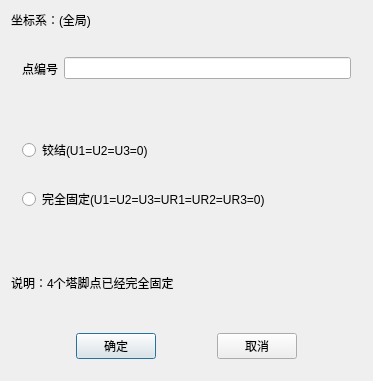
<?xml version="1.0" encoding="UTF-8"?>
<ui version="4.0">
 <class>Create_ConstraintClass</class>
 <widget class="QDialog" name="Create_ConstraintClass">
  <property name="geometry">
   <rect>
    <x>0</x>
    <y>0</y>
    <width>373</width>
    <height>381</height>
   </rect>
  </property>
  <property name="windowTitle">
   <string>Create_Constraint</string>
  </property>
  <layout class="QVBoxLayout" name="verticalLayout_2" stretch="0,1,2,1,0">
   <item>
    <widget class="QLabel" name="label">
     <property name="maximumSize">
      <size>
       <width>16777215</width>
       <height>50</height>
      </size>
     </property>
     <property name="text">
      <string>坐标系：(全局)</string>
     </property>
    </widget>
   </item>
   <item>
    <widget class="QWidget" name="widget_3" native="true">
     <layout class="QHBoxLayout" name="horizontalLayout_2">
      <item>
       <widget class="QLabel" name="label_2">
        <property name="text">
         <string>点编号</string>
        </property>
       </widget>
      </item>
      <item>
       <widget class="QLineEdit" name="line_idNode"/>
      </item>
     </layout>
    </widget>
   </item>
   <item>
    <widget class="QWidget" name="widget" native="true">
     <layout class="QVBoxLayout" name="verticalLayout">
      <item>
       <widget class="QRadioButton" name="radioButton">
        <property name="text">
         <string>铰结(U1=U2=U3=0)</string>
        </property>
       </widget>
      </item>
      <item>
       <widget class="QRadioButton" name="radioButton_2">
        <property name="text">
         <string>完全固定(U1=U2=U3=UR1=UR2=UR3=0)</string>
        </property>
       </widget>
      </item>
     </layout>
    </widget>
   </item>
   <item>
    <widget class="QLabel" name="label_3">
     <property name="text">
      <string>说明：4个塔脚点已经完全固定</string>
     </property>
    </widget>
   </item>
   <item>
    <widget class="QWidget" name="widget_2" native="true">
     <property name="maximumSize">
      <size>
       <width>16777215</width>
       <height>50</height>
      </size>
     </property>
     <layout class="QHBoxLayout" name="horizontalLayout">
      <item>
       <spacer name="horizontalSpacer">
        <property name="orientation">
         <enum>Qt::Horizontal</enum>
        </property>
        <property name="sizeHint" stdset="0">
         <size>
          <width>35</width>
          <height>20</height>
         </size>
        </property>
       </spacer>
      </item>
      <item>
       <widget class="QPushButton" name="OK_Btn">
        <property name="text">
         <string>确定</string>
        </property>
       </widget>
      </item>
      <item>
       <spacer name="horizontalSpacer_2">
        <property name="orientation">
         <enum>Qt::Horizontal</enum>
        </property>
        <property name="sizeHint" stdset="0">
         <size>
          <width>36</width>
          <height>20</height>
         </size>
        </property>
       </spacer>
      </item>
      <item>
       <widget class="QPushButton" name="Cancel_Btn">
        <property name="text">
         <string>取消</string>
        </property>
       </widget>
      </item>
      <item>
       <spacer name="horizontalSpacer_3">
        <property name="orientation">
         <enum>Qt::Horizontal</enum>
        </property>
        <property name="sizeHint" stdset="0">
         <size>
          <width>35</width>
          <height>20</height>
         </size>
        </property>
       </spacer>
      </item>
     </layout>
    </widget>
   </item>
  </layout>
 </widget>
 <layoutdefault spacing="6" margin="11"/>
 <resources/>
 <connections/>
</ui>
